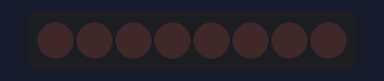
Simulated run of this sketch. Board: Arduino Uno, built with avr-gcc and run on an emulated ATmega328P. Parts: 8 shift-register outputs drawn as a row of LEDs (first output left, lit = HIGH). Wiring (inferred from the names in the program): shift register (74HC595): data pin 12; shift clock pin 9; latch pin 11. Wiring (inferred from the signals the program sends): row of LEDs: on Q0, Q1, Q2, Q3, Q4, Q5, Q6, Q7.

Above: at 0.05 s.
At 0.6 s:
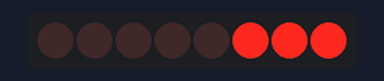
At 1.0 s:
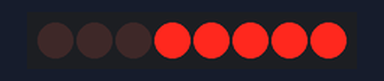
At 1.9 s:
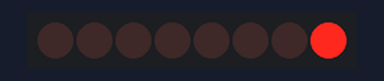
At 2.9 s:
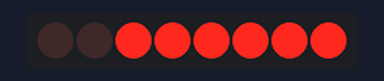
At 3.8 s:
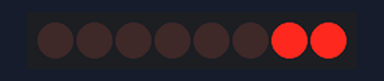
Timing chart, 0 to 4.1 s (numbered marks = the images above):
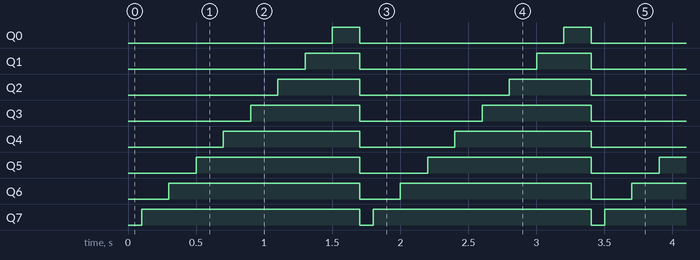

The sketch:

Eight_LEDs-w-Shift_RegisterCode.ino
```cpp
// date: 6/23/2026
// Eight-LEDs-With-Shift-Register(8LWSR) by: Arz0n

int latchPin = 11;    //Digital pin 11 from the Arduino goes to pin #12 of the 74HC595 shift register
int clockPin = 9;     //Digital pin 9 from the Arduino goes to pin #11 of the 74HC595 shift register
int dataPin = 12;     //Digital pin 12 from the Arduino goes to pin #14 of the 74HC595 shift register
byte leds = 0;        //Define variable 'leds' as type 'byte', which represents numbers using eight bits, and there's eight leds

void updateShiftRegister()
{
   digitalWrite(latchPin, LOW); // Pull latch low to start data transmission
   shiftOut(dataPin, clockPin, LSBFIRST, leds); // Shift out the 'leds' byte (LSB first) using the defined Data and Clock pins
   digitalWrite(latchPin, HIGH); // Pull latch high to lock the data and update the outputs
}

void setup()
{
  //set all pins as outputs
  pinMode(latchPin, OUTPUT);
  pinMode(dataPin, OUTPUT);
  pinMode(clockPin, OUTPUT);
}

void loop()
{
  updateShiftRegister(); // run function 'updateShiftRegister', which was defined before
  delay(100); //wait 100 ms
  for (int i = 0; i < 8; i++) // create a for loop, in which most of the important stuff happens
  {
    bitSet(leds, i);
    updateShiftRegister();
    delay(200);
  }
  leds = 0; //Make variable led's value 0
}

//code inspired from the elegoo super starter kit
```

Measured:
- by itself, Q0: alternates HIGH for 0.20 s and LOW for 1.5 s
- by itself, Q1: alternates HIGH for 0.40 s and LOW for 1.3 s
- by itself, Q2: alternates HIGH for 0.60 s and LOW for 1.1 s
- by itself, Q3: alternates HIGH for 0.80 s and LOW for 0.90 s
- by itself, Q4: alternates HIGH for 1.0 s and LOW for 0.70 s
- by itself, Q5: alternates HIGH for 1.2 s and LOW for 0.50 s
- by itself, Q6: alternates HIGH for 1.4 s and LOW for 0.30 s
- by itself, Q7: alternates HIGH for 1.6 s and LOW for 0.10 s
